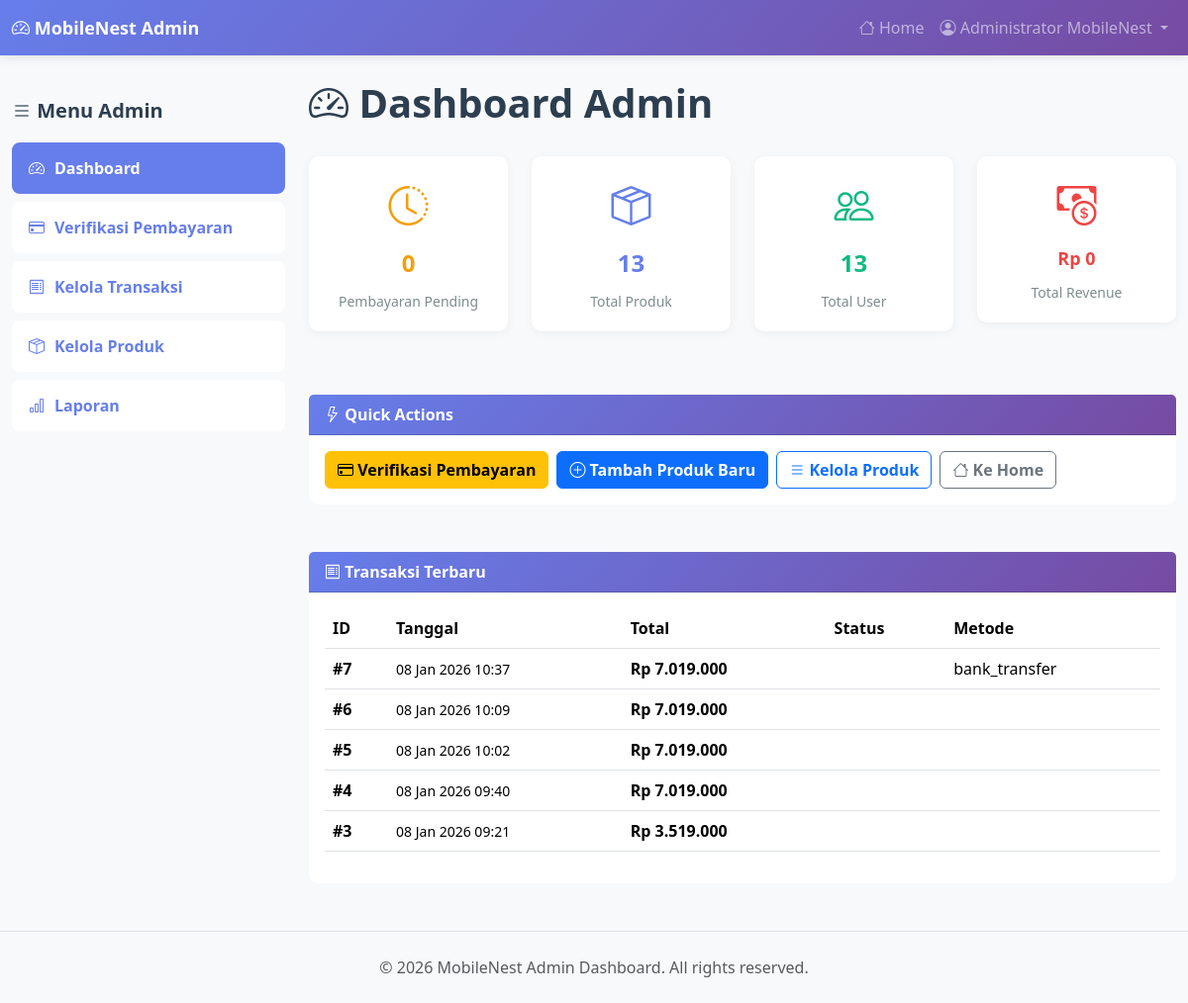
Before: /admin/index.php (signed in) with the older database file.
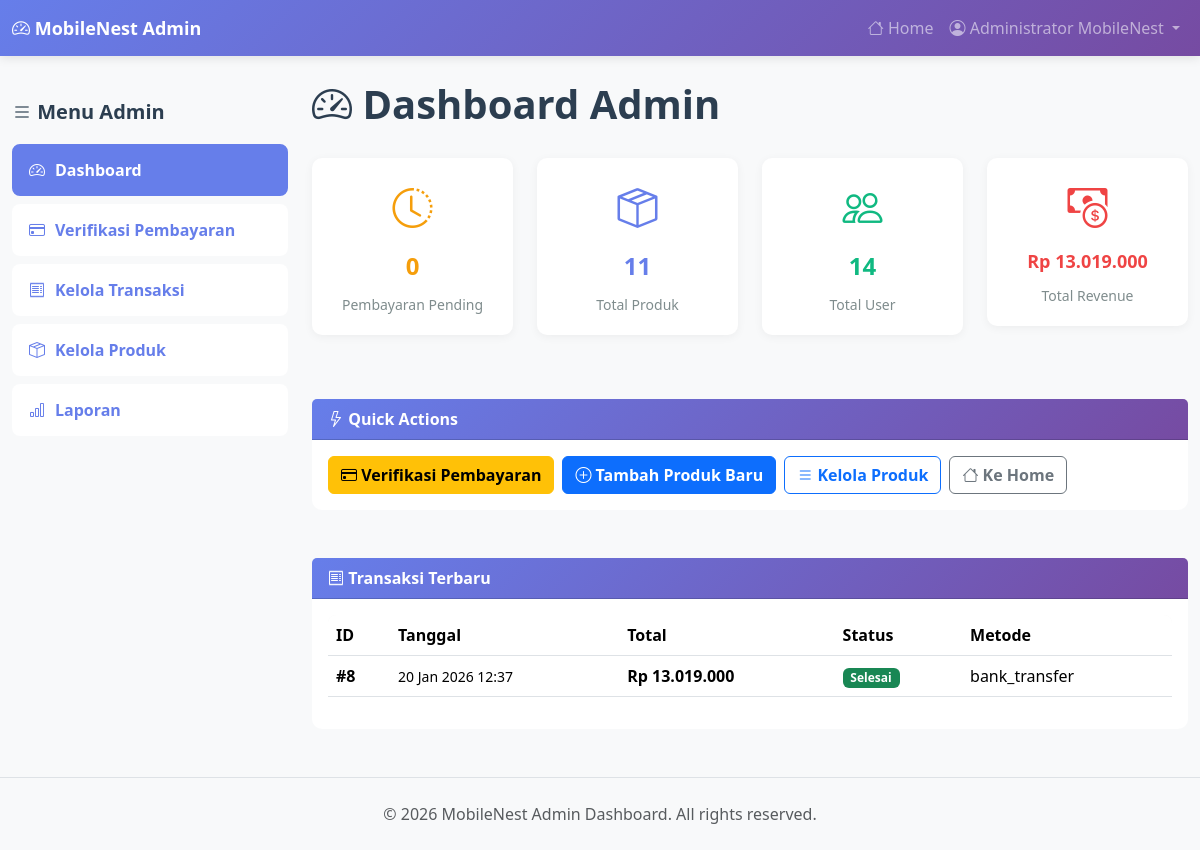
After: the same page with the newer database file.
### tables this page shows
CREATE TABLE `transaksi` (
  `id_transaksi` int(11) NOT NULL,
  `id_user` int(11) NOT NULL,
  `total_harga` decimal(12,2) NOT NULL,
  `status_pesanan` enum('Menunggu Konfirmasi','Diproses','Dikirim','Selesai','Dibatalkan') DEFAULT 'Menunggu Konfirmasi',
  `metode_pembayaran` varchar(50) DEFAULT NULL,
  `alamat_pengiriman` text DEFAULT NULL,
  `no_resi` varchar(100) DEFAULT NULL,
  `tanggal_transaksi` timestamp NOT NULL DEFAULT current_timestamp(),
  `tanggal_diperbarui` timestamp NOT NULL DEFAULT current_timestamp() ON UPDATE current_timestamp(),
  `kode_transaksi` varchar(50) DEFAULT NULL,
  `catatan_user` text DEFAULT NULL,
  `bukti_pembayaran` varchar(255) DEFAULT NULL,
  `ekspedisi` varchar(100) DEFAULT NULL,
  `no_resi_awal` varchar(100) DEFAULT NULL
);

### admin/index.php (the view, shortened to what this page needs)
<?php
require_once '../config.php';
?>
<!DOCTYPE html>
<html lang="id">
<head>
    <link href="https://cdn.jsdelivr.net/npm/bootstrap@5.3.2/dist/css/bootstrap.min.css" rel="stylesheet">
    <link rel="stylesheet" href="https://cdn.jsdelivr.net/npm/bootstrap-icons@1.11.1/font/bootstrap-icons.css">
</head>
<body>
    <nav class="navbar navbar-expand-lg navbar-dark admin-nav sticky-top">
        <div class="container-fluid">
            <a class="navbar-brand" href="index.php">
                <i class="bi bi-speedometer2"></i> MobileNest Admin
            </a>
            <div class="collapse navbar-collapse" id="adminNav">
                <ul class="navbar-nav ms-auto">
                    <li class="nav-item">
                        <a class="nav-link" href="../index.php"><i class="bi bi-house"></i> Home</a>
                    </li>
                    <li class="nav-item dropdown">
                        <a class="nav-link dropdown-toggle" href="#" id="userDropdown" role="button" data-bs-toggle="dropdown">
                            <i class="bi bi-person-circle"></i> <?php echo htmlspecialchars($_SESSION['admin_name'] ?? 'Admin'); ?>
                        </a>
                    </li>
                </ul>
            </div>
        </div>
    </nav>
    <div class="container-fluid mt-4 mb-5">
        <div class="row">
            <div class="col-lg-3 mb-4">
                <div class="sidebar">
                    <h5 style="font-weight: 700; margin-bottom: 20px; color: #2c3e50;">
                        <i class="bi bi-list"></i> Menu Admin
                    </h5>
                    <div class="d-flex flex-column gap-2">
                        <a href="index.php" class="menu-btn active">
                            <i class="bi bi-speedometer2"></i> Dashboard
                        </a>
                        <a href="verifikasi-pembayaran.php" class="menu-btn">
                            <i class="bi bi-credit-card"></i> Verifikasi Pembayaran
                        </a>
                        <a href="kelola-transaksi.php" class="menu-btn">
                            <i class="bi bi-receipt"></i> Kelola Transaksi
                        </a>
                        <a href="kelola-produk.php" class="menu-btn">
                            <i class="bi bi-box-seam"></i> Kelola Produk
                        </a>
                        <a href="laporan.php" class="menu-btn">
                            <i class="bi bi-bar-chart"></i> Laporan
                        </a>
                    </div>
                </div>
            </div>
            <div class="col-lg-9">
                <h1 style="font-weight: 700; margin-bottom: 30px; color: #2c3e50;">
                    <i class="bi bi-speedometer2"></i> Dashboard Admin
                </h1>
                <div class="row mb-5">
                    <div class="col-md-6 col-lg-3 mb-3">
                        <div class="stat-card">
                            <div class="stat-icon" style="color: #f59e0b;">
                                <i class="bi bi-clock-history"></i>
                            </div>
                            <div class="stat-number" style="color: #f59e0b;">
                                <?php
                                    $pending = mysqli_fetch_assoc(mysqli_query($conn, "SELECT COUNT(*) as total FROM transaksi WHERE status_pesanan = 'Menunggu Verifikasi'"))['total'] ?? 0;
                                    echo $pending;
                                ?>
                            </div>
                            <div class="stat-label">Pembayaran Pending</div>
                        </div>
                    </div>
                    <div class="col-md-6 col-lg-3 mb-3">
                        <div class="stat-card">
                            <div class="stat-icon" style="color: #667eea;">
                                <i class="bi bi-box-seam"></i>
                            </div>
                            <div class="stat-number" style="color: #667eea;">
                                <?php
                                    $total_produk = mysqli_fetch_assoc(mysqli_query($conn, "SELECT COUNT(*) as total FROM produk"))['total'];
                                    echo $total_produk;
                                ?>
                            </div>
                            <div class="stat-label">Total Produk</div>
                        </div>
                    </div>
                    <div class="col-md-6 col-lg-3 mb-3">
                        <div class="stat-card">
                            <div class="stat-icon" style="color: #10b981;">
                                <i class="bi bi-people"></i>
                            </div>
                            <div class="stat-number" style="color: #10b981;">
                                <?php
                                    $total_users = mysqli_fetch_assoc(mysqli_query($conn, "SELECT COUNT(*) as total FROM users"))['total'];
                                    echo $total_users;
                                ?>
                            </div>
                            <div class="stat-label">Total User</div>
                        </div>
                    </div>
                    <div class="col-md-6 col-lg-3 mb-3">
                        <div class="stat-card">
                            <div class="stat-icon" style="color: #ef4444;">
                                <i class="bi bi-cash-coin"></i>
                            </div>
                            <div class="stat-number" style="color: #ef4444; font-size: 18px;">
                                Rp <?php
                                    $total_revenue = mysqli_fetch_assoc(mysqli_query($conn, "SELECT SUM(total_harga) as total FROM transaksi WHERE status_pesanan IN ('Verified', 'Dalam Pengiriman', 'Selesai')"))['total'] ?? 0;
                                    echo number_format($total_revenue, 0, ',', '.');
                                ?>
                            </div>
                            <div class="stat-label">Total Revenue</div>
                        </div>
                    </div>
                </div>
                <div class="card mb-5">
                    <div class="card-header">
                        <i class="bi bi-lightning"></i> Quick Actions
                    </div>
                    <div class="card-body">
                        <div class="d-grid gap-2 d-sm-flex flex-wrap">
                            <a href="verifikasi-pembayaran.php" class="btn btn-warning fw-bold">
                                <i class="bi bi-credit-card"></i> Verifikasi Pembayaran
                            </a>
                            <a href="kelola-produk.php?action=tambah" class="btn btn-primary fw-bold">
                                <i class="bi bi-plus-circle"></i> Tambah Produk Baru
                            </a>
                            <a href="kelola-produk.php" class="btn btn-outline-primary fw-bold">
                                <i class="bi bi-list"></i> Kelola Produk
                            </a>
                            <a href="../index.php" class="btn btn-outline-secondary fw-bold">
                                <i class="bi bi-house"></i> Ke Home
                            </a>
                        </div>
                    </div>
                </div>
                <div class="card">
                    <div class="card-header">
                        <i class="bi bi-receipt"></i> Transaksi Terbaru
                    </div>
                    <div class="card-body">
                        <div class="table-responsive">
                            <table class="table table-hover">
                                <thead style="background: #f9f9f9;">
                                    <tr>
                                        <th>ID</th>
                                        <th>Tanggal</th>
                                        <th>Total</th>
                                        <th>Status</th>
                                        <th>Metode</th>
                                    </tr>
                                </thead>
                                <tbody>
                                    <?php
                                    $sql = "SELECT id_transaksi, tanggal_transaksi, total_harga, status_pesanan, metode_pembayaran FROM transaksi ORDER BY tanggal_transaksi DESC LIMIT 5";
                                    $result = mysqli_query($conn, $sql);
                                    if ($result && mysqli_num_rows($result) > 0) {
                                        while ($row = mysqli_fetch_assoc($result)) {
                                            ?>
                                            <tr>
                                                <td><strong>#<?php echo $row['id_transaksi']; ?></strong></td>
                                                <td><small><?php echo date('d M Y H:i', strtotime($row['tanggal_transaksi'])); ?></small></td>
                                                <td><strong>Rp <?php echo number_format($row['total_harga'], 0, ',', '.'); ?></strong></td>
                                                <td>
                                                    <span class="badge bg-<?php
                                                        echo match($row['status_pesanan']) {
                                                            'Menunggu Verifikasi' => 'warning',
                                                            'Verified' => 'info',
                                                            'Dalam Pengiriman' => 'primary',
                                                            'Selesai' => 'success',
                                                            'Dibatalkan' => 'danger',
                                                            default => 'secondary'
                                                        };
                                                    ?>"><?php echo htmlspecialchars($row['status_pesanan']); ?></span>
                                                </td>
                                                <td><?php echo htmlspecialchars($row['metode_pembayaran']); ?></td>
                                            </tr>
                                            <?php
                                        }
                                    } else {
                                        echo '<tr><td colspan="5" class="text-center text-muted py-3">Belum ada transaksi</td></tr>';
                                    }
                                    ?>
                                </tbody>
                            </table>
                        </div>
                    </div>
                </div>
            </div>
        </div>
    </div>
    <footer class="bg-light border-top py-4 mt-5">
        <div class="container-fluid text-center">
            <p class="mb-0 text-muted">© 2026 MobileNest Admin Dashboard. All rights reserved.</p>
        </div>
    </footer>
</body>
</html>

### admin/index.php (style rules this page uses)
body { background-color: #f8f9fa; }
.admin-nav { background: linear-gradient(135deg, #667eea, #764ba2); box-shadow: 0 2px 10px rgba(0,0,0,0.1); }
.navbar-brand { font-weight: 700; font-size: 18px; }
.sidebar { position: sticky; top: 100px; }
.card { border-radius: 10px; border: none; }
.card-header { background: linear-gradient(135deg, #667eea, #764ba2); color: white; font-weight: 700; }
.stat-card { background: white; border-radius: 10px; padding: 20px; text-align: center; box-shadow: 0 2px 10px rgba(0,0,0,0.05); }
.stat-icon { font-size: 2.5rem; margin-bottom: 10px; }
.stat-number { font-size: 24px; font-weight: 700; margin: 10px 0; }
.stat-label { color: #7f8c8d; font-size: 14px; }
.menu-btn { display: flex; align-items: center; gap: 10px; padding: 12px 15px; border-radius: 8px; border: 2px solid transparent; text-decoration: none; color: #667eea; background: white; font-weight: 600; transition: all 0.3s; }
.menu-btn.active { background: #667eea; color: white; border-color: #667eea; }
.table-responsive { border-radius: 8px; }
.badge { font-weight: 600; }

Changed rows visible on the page:
removed transaksi: id_transaksi "7", tanggal_transaksi "08 Jan 2026 10:37", total_harga "7.019.000", metode_pembayaran "bank_transfer"
removed transaksi: id_transaksi "6", tanggal_transaksi "08 Jan 2026 10:09", total_harga "7.019.000"
removed transaksi: id_transaksi "5", tanggal_transaksi "08 Jan 2026 10:02", total_harga "7.019.000"
removed transaksi: id_transaksi "4", tanggal_transaksi "08 Jan 2026 09:40", total_harga "7.019.000"
removed transaksi: id_transaksi "3", tanggal_transaksi "08 Jan 2026 09:21", total_harga "3.519.000"
added transaksi: id_transaksi "8", tanggal_transaksi "20 Jan 2026 12:37", total_harga "13.019.000", status_pesanan "Selesai", metode_pembayaran "bank_transfer"
Other visible differences:
$total_produk: "13" → "11"
$total_users: "13" → "14"
$total_revenue: "0" → "13.019.000"
